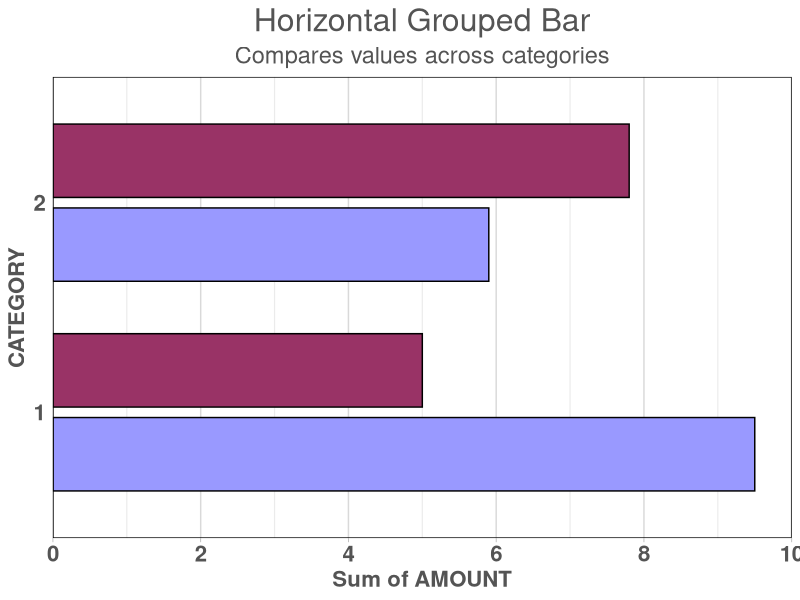

Source code (R):
out <- Sys.getenv("OUT_DIR")
if (!nzchar(out)) out <- getwd()
if (!dir.exists(out)) dir.create(out, recursive = TRUE, showWarnings = FALSE)

suppressPackageStartupMessages(library(ggplot2))

# Data from DATALINES: input CATEGORY SERIES $ 3-11 AMOUNT
my_data <- data.frame(
  CATEGORY = c(1, 2, 1, 2),
  SERIES = c("Series A", "Series A", "Series B", "Series B"),
  AMOUNT = c(5, 7.8, 9.5, 5.9),
  stringsAsFactors = FALSE
)

# SAS character ordering: uppercase before lowercase; SERIES already consistent
# Missing values sort first - no missings here
# HBAR category / response=amount stat=sum group=series groupdisplay=cluster grouporder=descending
# stat=sum per CATEGORY*SERIES (one obs per cell, sum = value)
plot_data <- my_data
# grouporder=descending -> descending order of SERIES
plot_data$SERIES <- factor(plot_data$SERIES, levels = c("Series B", "Series A"))
plot_data$CATEGORY <- factor(plot_data$CATEGORY, levels = c("1", "2"))

# CSV of plotted data / table body (SAS dataset variable names, same case)
write.csv(my_data, file.path(out, "bar1.csv"), row.names = FALSE, na = "")

# Text rendering counterpart of bar1.htm (ODS HTML with SGplot image only, 0 numbers)
# Reproduce titles verbatim and table body numbers
txt_con <- file(file.path(out, "bar1.txt"), open = "wt")
writeLines(c(
  "Horizontal Grouped Bar",
  "Compares values across categories",
  "",
  "SGplot Horizontal Grouped Bar",
  "",
  "Plot data (Sum of AMOUNT by CATEGORY and SERIES; STAT=SUM):",
  "",
  sprintf("%-10s %-12s %8s", "CATEGORY", "SERIES", "AMOUNT"),
  sprintf("%-10s %-12s %8s", "--------", "------------", "--------"),
  sprintf("%-10d %-12s %8.1f", 1, "Series A", 5.0),
  sprintf("%-10d %-12s %8.1f", 2, "Series A", 7.8),
  sprintf("%-10d %-12s %8.1f", 1, "Series B", 9.5),
  sprintf("%-10d %-12s %8.1f", 2, "Series B", 5.9),
  "",
  "XAXIS: values=(0 to 10 by 2), minorcount=1",
  "YAXIS: display=(noticks)",
  "Style: datacolors=(cx9999ff cx993366), outline=black, groupdisplay=cluster, noautolegend, nostatlabel"
), con = txt_con)
close(txt_con)

# Figure: horizontal grouped (clustered) bar, 800px x 600px
# datacolors cx9999ff=#9999FF, cx993366=#993366; first color to first group in descending order (Series B)
fill_vals <- c("Series B" = "#9999FF", "Series A" = "#993366")

p <- ggplot(plot_data, aes(x = AMOUNT, y = CATEGORY, fill = SERIES)) +
  geom_col(width = 0.7, colour = "black", linewidth = 0.5,
           position = position_dodge(width = 0.8)) +
  scale_x_continuous(
    name = "Sum of AMOUNT",
    breaks = seq(0, 10, by = 2),
    minor_breaks = seq(0, 10, by = 1),
    limits = c(0, 10),
    expand = c(0, 0)
  ) +
  scale_y_discrete(name = "CATEGORY") +
  scale_fill_manual(values = fill_vals, drop = FALSE) +
  labs(
    title = "Horizontal Grouped Bar",
    subtitle = "Compares values across categories"
  ) +
  theme_light(base_size = 12) +
  theme(
    plot.title = element_text(hjust = 0.5, size = 23, colour = "gray33", face = "plain"),
    plot.subtitle = element_text(hjust = 0.5, size = 17, colour = "gray33", face = "plain"),
    axis.title.x = element_text(size = 16, colour = "gray33", face = "bold"),
    axis.title.y = element_text(size = 16, colour = "gray33", face = "bold"),
    axis.text.x = element_text(size = 16, colour = "gray33", face = "bold"),
    axis.text.y = element_text(size = 16, colour = "gray33", face = "bold"),
    axis.ticks.y = element_blank(),
    legend.position = "none",
    panel.grid.major.x = element_line(colour = "grey85", linewidth = 0.5),
    panel.grid.minor.x = element_line(colour = "grey92", linewidth = 0.4),
    panel.grid.major.y = element_blank(),
    panel.grid.minor.y = element_blank(),
    panel.border = element_rect(colour = "black", fill = NA, linewidth = 0.5),
    plot.background = element_rect(fill = "white", colour = NA),
    panel.background = element_rect(fill = "white", colour = NA)
  )

ggsave(file.path(out, "bar1.png"), plot = p, width = 8, height = 6, dpi = 100, units = "in")
